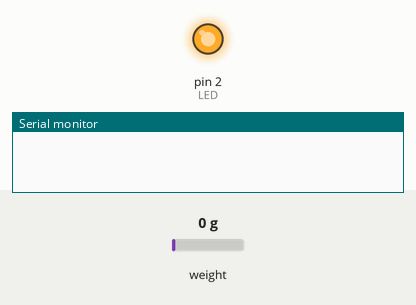
Recording of a sketch running on a simulated Arduino Uno, built with avr-gcc and run on an emulated ATmega328P. On the bench: output pins drawn as LEDs (lit = HIGH), the last lines printed to the serial monitor. Dashed ring = blinking. Inputs (shaded band) come from the test bench; at power-on: weight on the scale 0 g.

Above: at 0.4 s.
At 1.0 s:
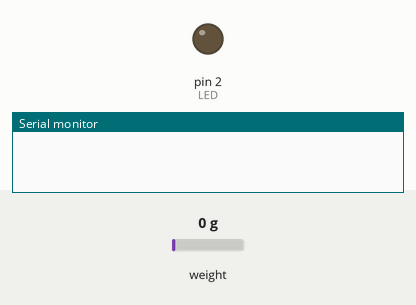
1.1 s: weight on the scale set to 100 g
At 5.6 s:
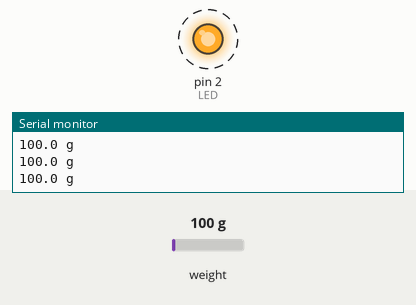
Timing chart, 0 to 9.8 s (numbered marks = the images above; inputs shaded):
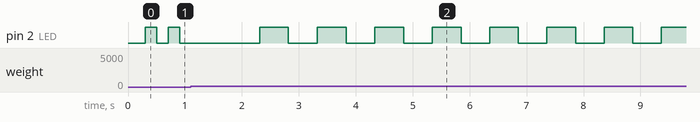

The sketch:

autocalib.ino
```cpp
/* sample for digital weight scale of hx711, display with a HD44780 liquid crtstal monitor
 *
 * hardware design: syyyd
 * available at http://syyyd.taobao.com
 *
 * library design: Weihong Guan (@aguegu)
 * http://aguegu.net
 *
 * library host on
 * https://github.com/aguegu/Arduino
 */

// Hx711.DOUT - pin #A1
// Hx711.SCK - pin #A0

#include "HX711.h"

HX711 scale(A1, A0);//A1;A0;4;3

#define LED 2

int led_state = 2;

long OFFSET=0;
double AUTO_SCALE=1;

void showLed()
{
  static long t0 = 0;
  static long local_state = LOW;

  if (led_state==0) {
    digitalWrite(LED,LOW);
  } else if (led_state==1) {
    digitalWrite(LED,HIGH);
  } else if (led_state==2) {
    if (millis()> t0 + 1000) {
      t0 = millis();
      local_state = HIGH - local_state;
    }
    digitalWrite(LED,local_state);
  } else if (led_state==3) {
    if (millis()> t0 + 500) {
      t0 = millis();
      local_state = HIGH - local_state;
    }
    digitalWrite(LED,local_state);
  } else if (led_state==4) {
    if (millis()> t0 + 200) {
      t0 = millis();
      local_state = HIGH - local_state;
    }
    digitalWrite(LED,local_state);
  }
}


void autoCalib() {
  OFFSET = scale.read();
  // wait for user putting 500g on the scale
  led_state = 4;
  while (true) {
    if (scale.read() - OFFSET > 10000) {
      break;
    }
    showLed();
    delay(1);
  }
  // wait for stable
  delay(1000);
  led_state = 3;
  double mu, w;
  mu = scale.read();
  for (int i=0; i<30; i++) {
    w = scale.read();
    mu = 0.5 * mu + 0.5 * w;
    showLed();
    delay(1);
  }
  // compute scale
  AUTO_SCALE = (mu - OFFSET) / 500;


  Serial.println(OFFSET);
  Serial.println(AUTO_SCALE);
  scale.set_offset(OFFSET);
  scale.set_scale(AUTO_SCALE);


}

void setup() {

  Serial.begin(9600);

  pinMode(LED,OUTPUT);

  autoCalib();
}


void loop() {

  Serial.print(scale.get_units(), 1);
  Serial.println(" g");

  showLed();

}
```

Measured:
- after the input at 1.1 s, pin 2 (LED): alternates HIGH for 0.50 s and LOW for 0.50 s, starting after 1.2 s
